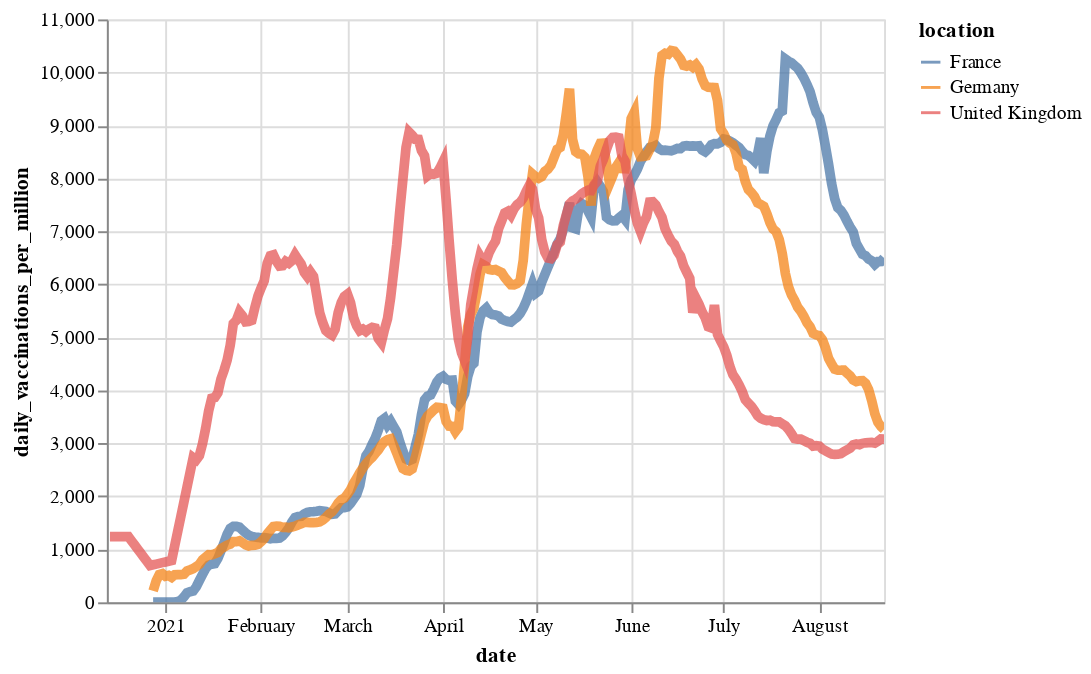

The specification (Vega-Lite) saved for this image:
### Vega-Lite specification from a JSON file in a GitHub repository (floating-point values rounded to 4 significant figures; data arrays with more than 128 entries replaced by an {"elided": "..."} marker saying what was removed)
{"config": {"view": {"continuousWidth": 400, "continuousHeight": 300}}, "data": {"name": "data-06af656389faac6992e2ec543dea44f0"}, "mark": {"type": "line", "opacity": 0.75, "size": 5}, "encoding": {"color": {"type": "nominal", "field": "location"}, "x": {"type": "temporal", "field": "date"}, "y": {"type": "quantitative", "field": "daily_vaccinations_per_million"}}, "selection": {"selector001": {"type": "interval", "bind": "scales", "encodings": ["x", "y"]}}, "$schema": "https://vega.github.io/schema/vega-lite/v4.8.1.json", "datasets": {"data-06af656389faac6992e2ec543dea44f0": {"elided": "731 records"}}}
